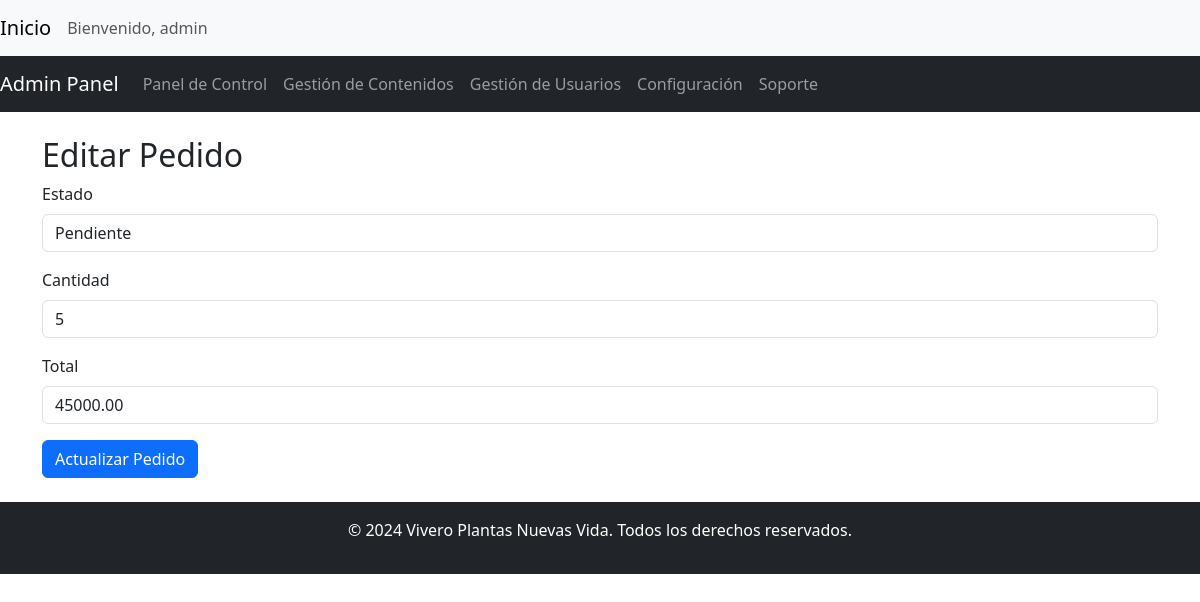
/editar_pedido.php?PedidoID=1 (signed in), run on the app's committed database.
### tables this page shows
CREATE TABLE `pedidos` (
  `PedidoID` int(11) NOT NULL,
  `UsuarioID` int(11) NOT NULL,
  `ProductoID` int(11) NOT NULL,
  `Cantidad` int(11) NOT NULL,
  `FechaPedido` timestamp NOT NULL DEFAULT current_timestamp(),
  `Total` decimal(10,2) NOT NULL,
  `Estado` enum('Pendiente','Enviado','Entregado','Cancelado') DEFAULT 'Pendiente'
);

### editar_pedido.php (the view, shortened to what this page needs)
<?php
include 'index.php';
$pedidoID = isset($_GET['PedidoID']) ? $_GET['PedidoID'] : '';
$selectQuery = "SELECT Estado, Cantidad, Total FROM pedidos WHERE PedidoID = ?";
$stmt = $conexion->prepare($selectQuery);
$stmt->bind_param("i", $pedidoID);
$stmt->execute();
$result = $stmt->get_result();
if ($result->num_rows > 0) {
    $pedido = $result->fetch_assoc();
} else {
    echo "<div class='alert alert-danger' role='alert'>Pedido no encontrado.</div>";
    exit();
}
?>
<!DOCTYPE html>
<html lang="en">
<head>
    <link href="https://cdn.jsdelivr.net/npm/bootstrap@5.3.3/dist/css/bootstrap.min.css" rel="stylesheet">
</head>
<body>
    <nav class="navbar navbar-expand-lg navbar-light bg-light">
        <a class="navbar-brand" href="#">Inicio</a>
        <div class="collapse navbar-collapse">
            <span class="navbar-text">
                Bienvenido, <?php echo htmlspecialchars($_SESSION['nombre_usuario']); ?>
            </span>
        </div>
    </nav>
    <nav class="navbar navbar-expand-lg navbar-dark bg-dark">
        <a class="navbar-brand" href="#">Admin Panel</a>
        <div class="collapse navbar-collapse" id="navbarNav">
            <ul class="navbar-nav">
                <li class="nav-item">
                    <a class="nav-link" href="index.php">Panel de Control</a>
                </li>
                <li class="nav-item">
                    <a class="nav-link" href="Gestion de contenidos.php">Gestión de Contenidos</a>
                </li>
                <li class="nav-item">
                    <a class="nav-link" href="Gestion de usuarios.php">Gestión de Usuarios</a>
                </li>
                <li class="nav-item">
                    <a class="nav-link" href="Configuracion.php">Configuración</a>
                </li>
                <li class="nav-item">
                    <a class="nav-link" href="Soporte.php">Soporte</a>
                </li>
            </ul>
        </div>
    </nav>
    <div class="container my-4">
        <h2>Editar Pedido</h2>
        <form method="POST">
            <div class="mb-3">
                <label for="estado" class="form-label">Estado</label>
                <input type="text" id="estado" name="estado" class="form-control" value="<?php echo htmlspecialchars($pedido['Estado']); ?>" required>
            </div>
            <div class="mb-3">
                <label for="cantidad" class="form-label">Cantidad</label>
                <input type="number" id="cantidad" name="cantidad" class="form-control" value="<?php echo htmlspecialchars($pedido['Cantidad']); ?>" required>
            </div>
            <div class="mb-3">
                <label for="total" class="form-label">Total</label>
                <input type="number" id="total" name="total" class="form-control" value="<?php echo htmlspecialchars($pedido['Total']); ?>" required>
            </div>
            <button type="submit" class="btn btn-primary">Actualizar Pedido</button>
        </form>
    </div>
    <footer class="bg-dark text-white text-center py-3">
        <p>&copy; 2024 Vivero Plantas Nuevas Vida. Todos los derechos reservados.</p>
    </footer>
</body>
</html>

### data on the page
pedidos: estado "Pendiente", cantidad "5", total "45000.00"

### other printed values
$_SESSION['nombre_usuario'] "admin"
